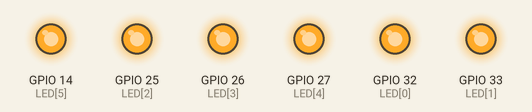
Bench run of a sketch on a simulated ESP32. Parts: output pins drawn as LEDs (lit = HIGH).

Above: at 0.12 s.
At 1.37 s:
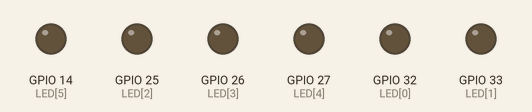
At 2.87 s:
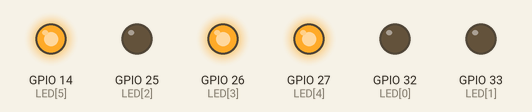
At 4.05 s:
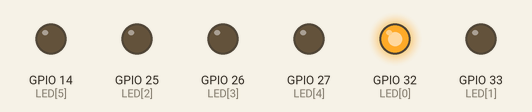
At 5.25 s:
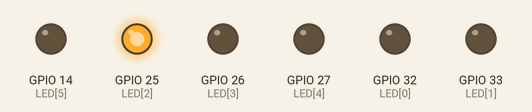
At 7.72 s:
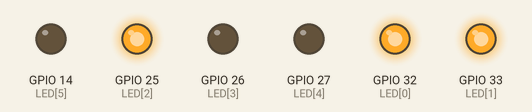
Timing chart, 0 to 8.0 s (numbered marks = the images above):
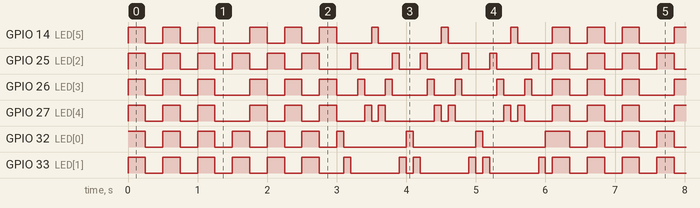

Measured:
- by itself, GPIO 25 (LED[2]), GPIO 26 (LED[3]), GPIO 27 (LED[4]), GPIO 33 (LED[1]): moves between LOW and HIGH, repeating every 6.1 s
- by itself, GPIO 32 (LED[0]): repeats every 6.1 s: 5 × (LOW 0.25 s, HIGH 0.25 s), LOW 0.25 s, 3 × (HIGH 0.10 s, LOW 0.90 s), HIGH 0.35 s
- by itself, GPIO 14 (LED[5]): repeats every 6.1 s: 2 × (LOW 0.25 s, HIGH 0.25 s), LOW 0.50 s, 2 × (HIGH 0.25 s, LOW 0.25 s), HIGH 0.25 s, LOW 0.50 s, 2 × (HIGH 0.10 s, LOW 0.90 s), HIGH 0.10 s, LOW 0.50 s, HIGH 0.25 s

The sketch:

Digital_Output.ino
```cpp
/*==================================
DIGITAL OUPUT LED
=====================================

DESCRIPTION:
  THIS PROGRAM BLINK AN LED CONNECTED TO GPI032 WITH
  A 1SECOND INTERVAL

PROGRAM:
 GOMEZ,SERGIE D.
 CORDOVA, ALTHEA JANE

 DATE:
    2 SEPTEMBER 2026
*/


uint8_t const LED[] = {32,33,25,26,27,14};
uint8_t const NUM_PINS = sizeof(LED)/sizeof(LED[0]);

#include "LED_Modes.h"

void setup() {
  for(int i = 0; i < NUM_PINS; i++){
    pinMode(LED[i], OUTPUT);
  }
}

void loop() {
  blink();
  alt();
  run();
}
```

LED_Modes.h
```cpp
void blink(){
  for (int i = 0; i < 3; i++){
    for (int i = 0; i < NUM_PINS; i++){
      digitalWrite(LED[i], 1);
    }
    delay(250);
    for (int i = 0; i < NUM_PINS; i++){
      digitalWrite(LED[i], 0);
    }
    delay(250);
  }
}

void alt(){
  for (int i = 0; i < 3; i++){

    for (int i = 0; i < 3; i++){
      digitalWrite(LED[i], 1);
    }
    delay(250);
    for (int i = 0; i < 3; i++){
      digitalWrite(LED[i], 0);
    }

    for (int i = 3; i < NUM_PINS; i++){
      digitalWrite(LED[i], 1);
    }
    delay(250);
    for (int i = 3; i < NUM_PINS; i++){
      digitalWrite(LED[i], 0);
    }
  }
}

void run(){
  for (int j = 0; j < 3; j++){
    for (int i = 0; i < NUM_PINS; i++){
      digitalWrite(LED[i], 1);
      delay(100);
      digitalWrite(LED[i], 0);
    }
    for (int i = NUM_PINS - 2; i >= (j < 2); i--){
      digitalWrite(LED[i], 1);
      delay(100);
      digitalWrite(LED[i], 0);
    }
  }
}
```
